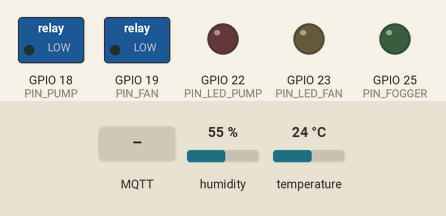
The sketch below on a simulated ESP32. On the bench: switched loads named in the sketch (green lamp = pin HIGH), output pins drawn as LEDs (lit = HIGH). The inputs (shaded band) are chosen by the test bench; at power-on: humidity 55 %, temperature 24 °C. WiFi joins after 1.5 s; servers stay silent unless stated; random numbers use the default seed unless the sketch sets one; no MQTT or app messages arrive unless stated; what the sketch prints to the serial monitor is not drawn.

Above: at 2.4 s.
2.5 s: humidity set to 41 %
5.2 s: humidity set to 38 %
At 6.8 s:
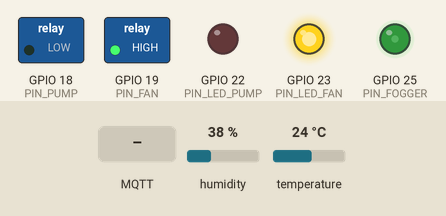
7.5 s: MQTT message "ON" arrives on the first subscribed topic
At 8.8 s:
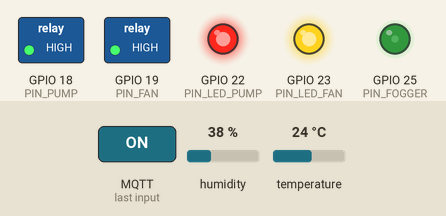
9.1 s: MQTT message "OFF" arrives on the second subscribed topic
At 9.9 s:
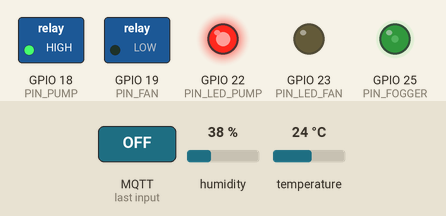
10.6 s: MQTT message "AUTO" arrives on the first subscribed topic
At 11.3 s:
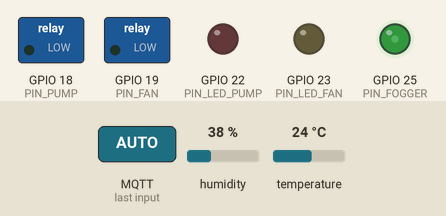
16.6 s: MQTT message "on" arrives on the first subscribed topic
At 18.0 s:
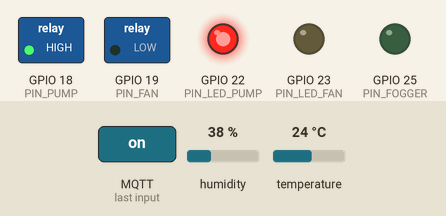
Timing chart, 0 to 19.2 s (numbered marks = the images above; inputs shaded):
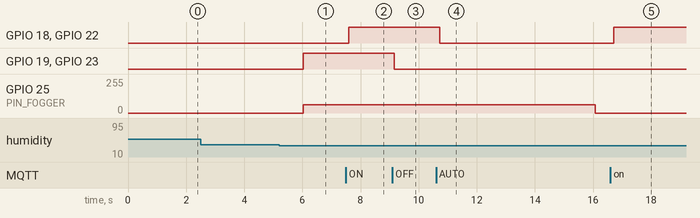

Measured:
- the behaviour switches between 40 and 39 % on humidity (found by bisection; images 0 and 1)
- after the input at 2.5 s, every drawn part: stays the same
- after the input at 5.2 s, GPIO 19 (PIN_FAN), GPIO 23 (PIN_LED_FAN): LOW → HIGH after 0.83 s; GPIO 25 (PIN_FOGGER): 0/255 → 63/255 after 0.83 s
- after the input at 7.5 s, GPIO 18 (PIN_PUMP), GPIO 22 (PIN_LED_PUMP): LOW → HIGH after 0.09 s
- after the input at 9.1 s, GPIO 19 (PIN_FAN), GPIO 23 (PIN_LED_FAN): HIGH → LOW after 0.05 s
- after the input at 10.6 s, GPIO 18 (PIN_PUMP), GPIO 22 (PIN_LED_PUMP): HIGH → LOW after 0.12 s
- after the input at 16.6 s, GPIO 18 (PIN_PUMP), GPIO 22 (PIN_LED_PUMP): LOW → HIGH after 0.12 s

The sketch:

Lab3_de2.ino
```cpp
#include <Arduino.h>
#include <WiFi.h>
#include <PubSubClient.h>
#include <DHT.h>

// --- Định nghĩa chân phần cứng theo diagram.json ---
#define DHTPIN        4
#define DHTTYPE       DHT22

#define PIN_PUMP      18
#define PIN_FAN       19
#define PIN_LED_PUMP  22
#define PIN_LED_FAN   23
#define PIN_FOGGER    25  // LED3 mô phỏng Máy phun sương

// Cấu hình PWM cho Máy phun sương
#define PWM_FREQ      5000
#define PWM_RES       8   // 0-255
#define PWM_CHANNEL   0   // Kênh LEDC (chỉ dùng cho core 2.x)

// --- Ngưỡng điều khiển tự động (có độ trễ để tránh bật/tắt liên tục) ---
// ĐÃ ĐỔI VAI: QUẠT chạy khi độ ẩm THẤP, BƠM chạy khi độ ẩm CAO
const float FAN_ON_BELOW   = 40.0;   // Độ ẩm < 40%  -> BẬT quạt
const float FAN_OFF_ABOVE  = 45.0;   // Độ ẩm >= 45% -> TẮT quạt
const float PUMP_ON_ABOVE  = 60.0;   // Độ ẩm > 60%  -> BẬT bơm
const float PUMP_OFF_BELOW = 55.0;   // Độ ẩm <= 55% -> TẮT bơm

// --- Cấu hình WiFi & MQTT Broker (HiveMQ) ---
const char* ssid        = "Wokwi-GUEST";
const char* password    = "";
const int   wifiChannel = 6;   // Wokwi-GUEST dùng kênh 6 -> kết nối nhanh hơn
const char* mqtt_server = "broker.hivemq.com";
const int   mqtt_port   = 1883;

// Broker HiveMQ là PUBLIC: ai dùng cùng tiền tố "farm" sẽ gửi/nhận lẫn dữ liệu với bạn.
// -> ĐỔI "farm" thành tên riêng (vd "farm_tenban_2026") và đổi PREFIX trong index.html cho GIỐNG.
#define TOPIC_PREFIX "farm"
const char* topic_sensor = TOPIC_PREFIX "/sensors/data";
const char* topic_pump   = TOPIC_PREFIX "/control/pump";    // payload: ON | OFF | AUTO
const char* topic_fan    = TOPIC_PREFIX "/control/fan";     // payload: ON | OFF | AUTO
const char* topic_status = TOPIC_PREFIX "/status/devices";  // ESP32 báo trạng thái về web

// --- Cấu trúc dữ liệu Hàng đợi (Queue) ---
struct SensorData {
  float temp;
  float hum;
};

QueueHandle_t dataQueue;   // Dữ liệu gửi MQTT (nhiều gói)
QueueHandle_t dataAlert;   // Độ ẩm mới nhất cho tác vụ điều khiển (chỉ giữ 1 giá trị)

// --- Thiết bị có 2 chế độ: AUTO / MANUAL ---
enum ControlMode : uint8_t { MODE_AUTO, MODE_MANUAL };

struct Actuator {
  const char* name;
  uint8_t     pin;
  uint8_t     ledPin;
  ControlMode mode;
  bool        on;
};

Actuator pump = {"Máy bơm", PIN_PUMP, PIN_LED_PUMP, MODE_AUTO, false};
Actuator fan  = {"Quạt",    PIN_FAN,  PIN_LED_FAN,  MODE_AUTO, false};

// --- Trạng thái máy phun sương (để báo công suất + thời gian về web) ---
struct FoggerInfo {
  volatile bool on;
  uint8_t       powerPct;     // Công suất 0-100 (%)
  uint32_t      durationMs;   // Tổng thời gian phun đã đặt
  uint32_t      endMs;        // Thời điểm millis() sẽ hết giờ phun
};
FoggerInfo fogger = {false, 0, 0, 0};

SemaphoreHandle_t devMutex;          // Bảo vệ pump/fan/fogger vì được truy cập từ 2 core
float lastHumidity = NAN;            // Độ ẩm gần nhất (dùng khi chuyển lại sang AUTO)
volatile bool statusDirty = false;   // Có thay đổi -> Task MQTT sẽ publish trạng thái

DHT dht(DHTPIN, DHTTYPE);
WiFiClient espClient;
PubSubClient client(espClient);

// --- Khai báo các Task FreeRTOS ---
void TaskMQTTTx(void *pvParameters);
void TaskReadDHT(void *pvParameters);
void TaskAlertControl(void *pvParameters);

// =================================================================
// ĐIỀU KHIỂN BƠM / QUẠT
// =================================================================

// Ghi trạng thái ra chân + LED. Chỉ gọi khi đang giữ devMutex.
void setActuator(Actuator &a, bool on) {
  a.on = on;
  digitalWrite(a.pin, on ? HIGH : LOW);
  digitalWrite(a.ledPin, on ? HIGH : LOW);
  statusDirty = true;
}

// Logic tự động theo độ ẩm. Chỉ gọi khi đang giữ devMutex.
// Thiết bị đang MANUAL thì bị bỏ qua hoàn toàn -> lệnh từ web luôn được ưu tiên.
// ĐÃ ĐỔI VAI: bơm chạy khi độ ẩm CAO, quạt chạy khi độ ẩm THẤP.
void applyAutoLogic(float h) {
  if (pump.mode == MODE_AUTO) {
    if (h > PUMP_ON_ABOVE && !pump.on) {
      setActuator(pump, true);
      Serial.printf("[Auto] Độ ẩm cao (%.1f%% > %.0f%%): TỰ ĐỘNG BẬT BƠM & LED 1\n", h, PUMP_ON_ABOVE);
    } else if (h <= PUMP_OFF_BELOW && pump.on) {
      setActuator(pump, false);
      Serial.printf("[Auto] Độ ẩm an toàn (%.1f%%): TỰ ĐỘNG TẮT BƠM & LED 1\n", h);
    }
  }

  if (fan.mode == MODE_AUTO) {
    if (h < FAN_ON_BELOW && !fan.on) {
      setActuator(fan, true);
      Serial.printf("[Auto] Độ ẩm thấp (%.1f%% < %.0f%%): TỰ ĐỘNG BẬT QUẠT & LED 2\n", h, FAN_ON_BELOW);
    } else if (h >= FAN_OFF_ABOVE && fan.on) {
      setActuator(fan, false);
      Serial.printf("[Auto] Độ ẩm ổn định (%.1f%%): TỰ ĐỘNG TẮT QUẠT & LED 2\n", h);
    }
  }
}

// Gọi từ TaskAlertControl mỗi khi có độ ẩm mới
void autoControlDevices(float h) {
  xSemaphoreTake(devMutex, portMAX_DELAY);
  lastHumidity = h;
  applyAutoLogic(h);
  xSemaphoreGive(devMutex);
}

// =================================================================
// PWM TƯƠNG THÍCH CẢ 2 PHIÊN BẢN ARDUINO-ESP32
//   core 3.x (Wokwi web, pioarduino): ledcAttach(chân, tần số, độ phân giải)
//   core 2.x (PlatformIO mặc định)  : ledcSetup + ledcAttachPin theo kênh
// =================================================================
void fogPwmBegin() {
#if defined(ESP_ARDUINO_VERSION_MAJOR) && ESP_ARDUINO_VERSION_MAJOR >= 3
  ledcAttach(PIN_FOGGER, PWM_FREQ, PWM_RES);
#else
  ledcSetup(PWM_CHANNEL, PWM_FREQ, PWM_RES);
  ledcAttachPin(PIN_FOGGER, PWM_CHANNEL);
#endif
}

void fogPwmWrite(uint32_t duty) {
#if defined(ESP_ARDUINO_VERSION_MAJOR) && ESP_ARDUINO_VERSION_MAJOR >= 3
  ledcWrite(PIN_FOGGER, duty);
#else
  ledcWrite(PWM_CHANNEL, duty);
#endif
}

// =================================================================
// ĐIỀU KHIỂN MÁY PHUN SƯƠNG (ghi PWM + lưu công suất / thời gian)
// =================================================================
// powerPct = 0 -> TẮT. powerPct > 0 -> BẬT với công suất đó trong durationMs.
void setFogger(uint8_t powerPct, uint32_t durationMs) {
  xSemaphoreTake(devMutex, portMAX_DELAY);
  fogger.on         = (powerPct > 0);
  fogger.powerPct   = powerPct;
  fogger.durationMs = durationMs;
  fogger.endMs      = millis() + durationMs;
  fogPwmWrite((uint32_t)powerPct * 255 / 100);   // 25% -> 63, 50% -> 127, 100% -> 255
  statusDirty = true;                                      // báo web ngay
  xSemaphoreGive(devMutex);
}

// Xử lý lệnh từ web: "ON" / "OFF" -> chuyển sang MANUAL; "AUTO" -> trả về tự động
void handleCommand(Actuator &a, const String &cmd) {
  xSemaphoreTake(devMutex, portMAX_DELAY);

  if (cmd == "AUTO") {
    a.mode = MODE_AUTO;
    statusDirty = true;
    Serial.printf("[Web] %s -> chế độ TỰ ĐỘNG\n", a.name);
    // Áp dụng ngay theo độ ẩm gần nhất, không cần chờ lần đọc kế tiếp
    if (!isnan(lastHumidity)) applyAutoLogic(lastHumidity);
  }
  else if (cmd == "ON" || cmd == "OFF") {
    a.mode = MODE_MANUAL;
    setActuator(a, cmd == "ON");
    Serial.printf("[Web] %s -> THỦ CÔNG: %s\n", a.name, cmd.c_str());
  }
  else {
    Serial.printf("[Web] Lệnh không hợp lệ cho %s: '%s'\n", a.name, cmd.c_str());
  }

  xSemaphoreGive(devMutex);
}

// Số giây phun còn lại theo đồng hồ của ESP32 (làm tròn lên); 0 nếu đang tắt hoặc đã hết giờ
uint32_t fogRemainingSec() {
  if (!fogger.on) return 0;
  int32_t leftMs = (int32_t)(fogger.endMs - millis());
  return leftMs > 0 ? (uint32_t)(leftMs + 999) / 1000 : 0;
}
uint32_t lastFogSecSent = 0xFFFFFFFF;   // Số giây còn lại đã gửi lần gần nhất (để gửi lại mỗi khi đổi)

// Chỉ được gọi từ TaskMQTTTx (PubSubClient không an toàn khi dùng từ nhiều task)
// log = true -> in ra Serial (dùng khi trạng thái thật sự thay đổi, không in khi chỉ cập nhật đếm ngược)
void publishStatus(bool log) {
  char buf[256];

  xSemaphoreTake(devMutex, portMAX_DELAY);

  // Thời gian phun còn lại (giây), làm tròn lên
  uint32_t remainSec = fogRemainingSec();
  lastFogSecSent = remainSec;

  snprintf(buf, sizeof(buf),
           "{\"pump\":\"%s\",\"pump_mode\":\"%s\",\"fan\":\"%s\",\"fan_mode\":\"%s\","
           "\"fogger\":\"%s\",\"fog_power\":%u,\"fog_duration\":%lu,\"fog_remaining\":%lu}",
           pump.on ? "ON" : "OFF", pump.mode == MODE_AUTO ? "AUTO" : "MANUAL",
           fan.on  ? "ON" : "OFF", fan.mode  == MODE_AUTO ? "AUTO" : "MANUAL",
           fogger.on ? "ON" : "OFF",
           (unsigned)fogger.powerPct,
           (unsigned long)(fogger.durationMs / 1000),
           (unsigned long)remainSec);
  statusDirty = false;
  xSemaphoreGive(devMutex);

  client.publish(topic_status, buf, true);   // retained: web mở sau vẫn thấy trạng thái
  if (log) Serial.printf("[Core 0 MQTT Status] -> %s\n", buf);
}

void callback(char* topic, byte* payload, unsigned int length) {
  String message = "";
  for (unsigned int i = 0; i < length; i++) {
    message += (char)payload[i];
  }
  message.trim();         // bỏ khoảng trắng / xuống dòng thừa
  message.toUpperCase();  // "on", "On", "auto" đều hợp lệ

  if (String(topic) == topic_pump) {
    handleCommand(pump, message);
  }
  else if (String(topic) == topic_fan) {
    handleCommand(fan, message);
  }
}

void setup() {
  Serial.begin(115200);
  dht.begin();

  pinMode(PIN_PUMP, OUTPUT);
  pinMode(PIN_FAN, OUTPUT);
  pinMode(PIN_LED_PUMP, OUTPUT);
  pinMode(PIN_LED_FAN, OUTPUT);

  digitalWrite(PIN_PUMP, LOW);
  digitalWrite(PIN_FAN, LOW);
  digitalWrite(PIN_LED_PUMP, LOW);
  digitalWrite(PIN_LED_FAN, LOW);

  // PWM máy phun sương: tự chọn đúng API theo phiên bản core (xem fogPwmBegin)
  fogPwmBegin();
  fogPwmWrite(0);

  devMutex  = xSemaphoreCreateMutex();
  // In lý do WiFi không kết nối được (201 = không thấy mạng, 202 = sai xác thực, 15 = hết thời gian bắt tay...)
  WiFi.onEvent([](arduino_event_id_t event, arduino_event_info_t info) {
    if (event == ARDUINO_EVENT_WIFI_STA_DISCONNECTED) {
      Serial.printf("[WiFi] Chưa vào được mạng, lý do=%d\n", info.wifi_sta_disconnected.reason);
    } else if (event == ARDUINO_EVENT_WIFI_STA_GOT_IP) {
      Serial.printf("[WiFi] Đã có IP: %s\n", WiFi.localIP().toString().c_str());
    }
  });

  dataQueue = xQueueCreate(5, sizeof(SensorData));
  dataAlert = xQueueCreate(1, sizeof(float));   // độ dài 1 để dùng xQueueOverwrite

  if (dataQueue != NULL && dataAlert != NULL && devMutex != NULL) {
    // Task 1: Truyền Data (WiFi + MQTT) -> Core 0
    xTaskCreatePinnedToCore(TaskMQTTTx, "TaskMQTTTx", 8192, NULL, 1, NULL, 0);

    // Task 2: Đọc dữ liệu cảm biến DHT22 -> Core 1
    xTaskCreatePinnedToCore(TaskReadDHT, "TaskReadDHT", 4096, NULL, 2, NULL, 1);

    // Task 3: Điều khiển tự động (bơm, quạt) & Phun sương PWM -> Core 1
    xTaskCreatePinnedToCore(TaskAlertControl, "TaskAlertControl", 4096, NULL, 2, NULL, 1);
  } else {
    Serial.println("Lỗi: không tạo được Queue/Mutex!");
  }
}

void loop() {
  vTaskDelay(pdMS_TO_TICKS(1000));
}

// =================================================================
// TASK 1: TRUYỀN DATA (CORE 0)
// =================================================================
// Tra DNS một lần rồi nhớ IP, để mỗi lần kết nối lại không phải chờ DNS (DNS trong Wokwi có lúc rất chậm)
IPAddress brokerIP;
bool brokerResolved = false;

bool resolveBroker() {
  Serial.printf("[Core 0] Đang tra DNS %s ...\n", mqtt_server);
  uint32_t t0 = millis();
  if (WiFi.hostByName(mqtt_server, brokerIP)) {
    brokerResolved = true;
    client.setServer(brokerIP, mqtt_port);
    Serial.printf("[Core 0] Broker IP: %s (mất %lu ms)\n", brokerIP.toString().c_str(), (unsigned long)(millis() - t0));
  } else {
    Serial.printf("[Core 0] Tra DNS thất bại sau %lu ms\n", (unsigned long)(millis() - t0));
  }
  return brokerResolved;
}

// Đảm bảo WiFi luôn kết nối; nếu chưa được thì thử lại sau mỗi 20 giây
// status: 0=chờ, 1=không thấy mạng, 4=kết nối thất bại, 5=mất kết nối, 6=chưa kết nối
bool ensureWiFi() {
  if (WiFi.status() == WL_CONNECTED) return true;

  static bool firstTry = true;
  static uint32_t lastTry = 0;
  if (firstTry || millis() - lastTry >= 20000) {
    // Không gọi WiFi.disconnect() trước begin(): tránh tự hủy lần kết nối đang chạy dở
    firstTry = false;
    lastTry = millis();
    Serial.printf("[Core 0] Đang kết nối WiFi \"%s\"... (status=%d)\n", ssid, WiFi.status());
    WiFi.mode(WIFI_STA);
    WiFi.begin(ssid, password, wifiChannel);
  }
  return false;
}

void TaskMQTTTx(void *pvParameters) {
  // Địa chỉ broker được gán trong resolveBroker() sau khi tra DNS
  client.setCallback(callback);
  client.setSocketTimeout(5);   // không để connect() chặn quá lâu khi mạng chập chờn
  client.setBufferSize(512);    // JSON trạng thái giờ dài hơn (thêm thông tin máy phun sương)

  SensorData rxData;
  const uint32_t RECONNECT_MS = 5000;
  uint32_t lastAttempt = millis() - RECONNECT_MS;  // cho phép thử kết nối ngay lần đầu
  bool wifiUp = false;
  bool mqttUp = false;
  int mqttFails = 0;

  for (;;) {
    // Chưa có WiFi (hoặc bị rớt giữa chừng) -> chờ và tự thử lại, không cần reset
    if (!ensureWiFi()) {
      wifiUp = false;
      vTaskDelay(pdMS_TO_TICKS(500));
      continue;
    }
    if (!wifiUp) {
      wifiUp = true;
      Serial.println("[Core 0] WiFi đã kết nối thành công!");
    }

    if (!client.connected()) {
      // Chỉ thử lại mỗi 5 giây, tránh spam broker
      if (millis() - lastAttempt >= RECONNECT_MS) {
        lastAttempt = millis();
        if (!brokerResolved && !resolveBroker()) continue;   // chưa tra được DNS, 5 giây sau thử lại
        Serial.println("[Core 0] Đang kết nối MQTT broker...");
        uint32_t t0 = millis();
        String clientId = "farm-esp32-" + String((uint32_t)esp_random(), HEX) + String((uint32_t)micros(), HEX);
        if (client.connect(clientId.c_str())) {
          client.subscribe(topic_pump);
          client.subscribe(topic_fan);
          statusDirty = true;   // báo trạng thái hiện tại ngay khi kết nối
          mqttFails = 0;
          Serial.printf("[Core 0] Đã kết nối HiveMQ Broker! (mất %lu ms)\n", (unsigned long)(millis() - t0));
        } else {
          Serial.printf("[Core 0] MQTT lỗi, rc=%d sau %lu ms. Thử lại sau 5s\n", client.state(), (unsigned long)(millis() - t0));
          if (++mqttFails >= 3) {   // IP có thể đã cũ -> tra DNS lại ở lần sau
            brokerResolved = false;
            mqttFails = 0;
          }
        }
      }
    }
    client.loop();

    // Ghi log khi mất kết nối để biết lúc nào ESP32 ngừng gửi
    if (client.connected()) {
      mqttUp = true;
    } else if (mqttUp) {
      mqttUp = false;
      Serial.printf("[Core 0] Mất kết nối MQTT, state=%d\n", client.state());
    }

    if (client.connected()) {
      // Khi máy phun sương đang chạy: gửi lại mỗi khi số giây còn lại đổi (đúng nhịp đồng hồ của ESP32)
      // để web hiển thị đúng số giây của ESP32, không phải tự đếm riêng
      bool fogRefresh = fogger.on && (fogRemainingSec() != lastFogSecSent);
      if (statusDirty || fogRefresh) {
        publishStatus(statusDirty);   // chỉ in Serial khi có thay đổi thật sự
      }
    }

    if (xQueueReceive(dataQueue, &rxData, pdMS_TO_TICKS(100)) == pdTRUE) {
      if (client.connected()) {
        char jsonBuffer[128];
        snprintf(jsonBuffer, sizeof(jsonBuffer), "{\"temp\":%.1f,\"hum\":%.1f}", rxData.temp, rxData.hum);
        bool ok = client.publish(topic_sensor, jsonBuffer);
        Serial.printf("[Core 0 MQTT Publish] %s -> %s\n", ok ? "OK" : "LỖI", jsonBuffer);
        if (!ok) client.disconnect();   // ép kết nối lại ở vòng lặp sau
      }
    }
    vTaskDelay(pdMS_TO_TICKS(50));
  }
}

// =================================================================
// TASK 2: ĐỌC SENSOR (CORE 1)
// =================================================================
void TaskReadDHT(void *pvParameters) {
  SensorData currentData;

  for (;;) {
    float h = dht.readHumidity();
    float t = dht.readTemperature();

    if (!isnan(h) && !isnan(t)) {
      currentData.temp = t;
      currentData.hum  = h;

      Serial.printf("[Core 1 Sensor] Temp: %.1f°C | Humidity: %.1f%%\n", t, h);

      // KHÔNG dùng portMAX_DELAY: nếu queue đầy thì bỏ gói cũ nhất, không để task bị treo
      if (xQueueSend(dataQueue, &currentData, 0) != pdTRUE) {
        SensorData dropped;
        xQueueReceive(dataQueue, &dropped, 0);
        xQueueSend(dataQueue, &currentData, 0);
      }

      // Queue độ dài 1: luôn ghi đè bằng giá trị độ ẩm mới nhất, không bao giờ block
      xQueueOverwrite(dataAlert, &h);
    } else {
      Serial.println("[Core 1 Sensor] Lỗi: Không đọc được dữ liệu từ DHT22!");
    }

    vTaskDelay(pdMS_TO_TICKS(2000));
  }
}

// =================================================================
// TASK 3: ĐIỀU KHIỂN TỰ ĐỘNG BƠM/QUẠT & PHUN SƯƠNG (CORE 1)
// =================================================================
// Phun sương theo độ ẩm, MỖI LẦN VÀO MỘT MỨC CHỈ PHUN 1 ĐỢT:
//   mức 1: 35% <= h < 40% -> công suất  25%, phun 10 giây
//   mức 2: 30% <= h < 35% -> công suất  50%, phun 20 giây
//   mức 3:         h < 30% -> công suất 100%, phun 30 giây
// - Vào một mức thì phun 1 đợt theo mức đó, hết giờ thì dừng, không phun lặp lại.
// - Độ ẩm tăng hoặc giảm sang MỨC KHÁC (vẫn < 40%) thì có đợt phun mới theo mức mới,
//   thay luôn đợt đang chạy (nếu có), công suất và thời gian tính lại từ đầu.
// - Độ ẩm >= 40% thì tắt phun sương và làm mới, lần thiếu ẩm sau phun lại từ đầu.
void TaskAlertControl(void *pvParameters) {
  float humidity = 0.0;
  uint8_t lastTier = 0;   // mức đã phun gần nhất (0 = độ ẩm >= 40%, chưa phun)

  const uint8_t  TIER_POWER[4]    = {0, 25, 50, 100};
  const uint32_t TIER_DURATION[4] = {0, 10000, 20000, 30000};

  for (;;) {
    // Chờ tối đa 100ms để vẫn kiểm tra được thời điểm hết giờ phun (không chặn cứng)
    if (xQueueReceive(dataAlert, &humidity, pdMS_TO_TICKS(100)) == pdTRUE) {

      // --- Bơm & Quạt: tự động theo độ ẩm (bỏ qua thiết bị đang MANUAL) ---
      autoControlDevices(humidity);

      // --- Máy phun sương ---
      uint8_t tier = 0;                         // 0 = độ ẩm >= 40%, không cần phun
      if (humidity < 30.0)      tier = 3;
      else if (humidity < 35.0) tier = 2;
      else if (humidity < 40.0) tier = 1;

      if (tier == 0) {
        // Độ ẩm đã đạt ngưỡng
        if (fogger.on) {
          setFogger(0, 0);   // đang phun dở thì tắt sớm
          Serial.printf("[Core 1 Alert] Độ ẩm %.1f%% >= 40%% -> Tắt phun sương sớm\n", humidity);
        }
        if (lastTier != 0) {
          lastTier = 0;      // làm mới: lần thiếu ẩm tiếp theo được phun lại
          Serial.println("[Core 1 Alert] Độ ẩm đã ổn định -> máy phun sương sẵn sàng cho đợt sau");
        }
      }
      else if (tier != lastTier) {
        // Độ ẩm chuyển sang mức khác (tăng hoặc giảm, vẫn < 40%)
        // -> phun đợt mới theo mức này, thay đợt đang chạy (nếu có)
        lastTier = tier;
        setFogger(TIER_POWER[tier], TIER_DURATION[tier]);
        Serial.printf("[Core 1 Alert] Độ ẩm %.1f%% (mức %u) -> BẬT phun sương 1 đợt: công suất %u%% (PWM %u/255) trong %lu giây\n",
                      humidity, (unsigned)tier, (unsigned)TIER_POWER[tier],
                      (unsigned)((uint32_t)TIER_POWER[tier] * 255 / 100),
                      (unsigned long)(TIER_DURATION[tier] / 1000));
      }
      else if (fogger.on) {
        // Đang phun: hiển thị công suất và thời gian còn lại
        int32_t leftMs = (int32_t)(fogger.endMs - millis());
        if (leftMs < 0) leftMs = 0;
        Serial.printf("[Core 1 Alert] Đang phun sương: công suất %u%% | còn %lu/%lu giây\n",
                      (unsigned)fogger.powerPct,
                      (unsigned long)((leftMs + 999) / 1000),
                      (unsigned long)(fogger.durationMs / 1000));
      }
      // else: vẫn ở mức này và đã phun xong 1 đợt -> không phun lại
    }

    // Hết thời gian phun -> tắt và KHÔNG phun lại ở mức này (so sánh kiểu này an toàn khi millis() bị tràn số)
    if (fogger.on && (int32_t)(millis() - fogger.endMs) >= 0) {
      Serial.printf("[Core 1 Alert] Đã phun xong 1 đợt (%lu giây, công suất %u%%) -> Tắt. Chỉ phun lại khi độ ẩm chuyển sang mức khác\n",
                    (unsigned long)(fogger.durationMs / 1000), (unsigned)fogger.powerPct);
      setFogger(0, 0);
    }
  }
}
```
